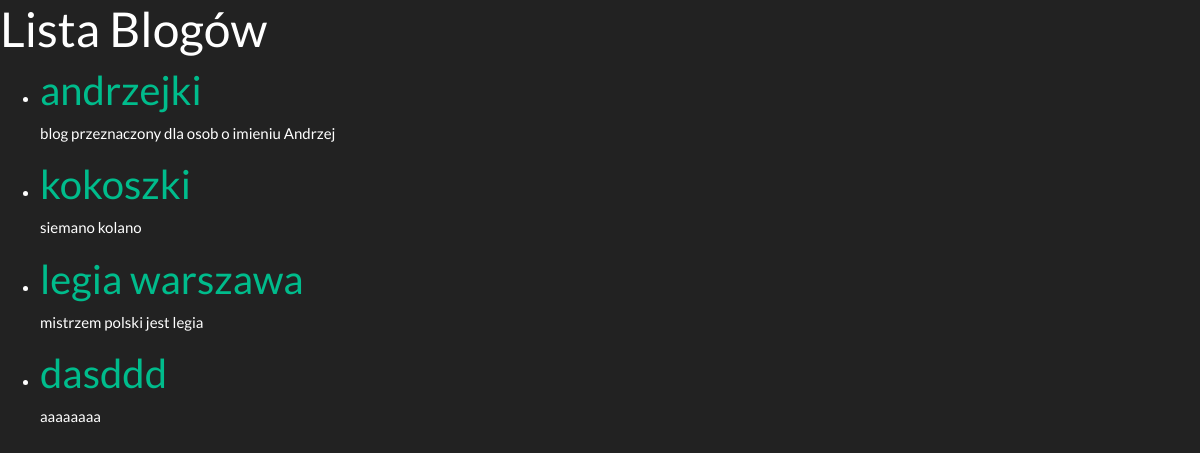
The app's page /blogs/ with its own data.
### mainapp/models.py (models this page shows)
class Blog(models.Model):
    owner = models.ForeignKey(User, on_delete=models.CASCADE)
    date_of_creation = models.DateTimeField(auto_now_add=True)
    title = models.CharField(max_length=255)
    description = models.TextField(max_length=1000)
    is_private = models.BooleanField(default=False)
    password = models.CharField(max_length=128, blank=True, null=True)

### mainapp/views.py (the view)
# urls.py: path('blogs/', views.blogs, name='blogs'),
def blogs(request):
    blogs = Blog.objects.all()
    return render(request, 'blogi.html', {'blogs': blogs})

### mainapp/templates/blogi.html (shortened to what this page needs)
<!DOCTYPE html>
<html lang="en">
<head>
    {% load static %}
    <link rel="stylesheet" href="{% static 'css/base.css' %}">
    <link rel="stylesheet" href="https://cdn.jsdelivr.net/npm/bootswatch@4.5.2/dist/darkly/bootstrap.min.css">
</head>
<body>
    <h1>Lista Blogów</h1>
    <ul>
        {% for blog in blogs %}
            <li>
                <h2><a href="{% url 'blog_details' blog.id %}">{{ blog.title }}</a></h2>
                <p>{{ blog.description }}</p>
            </li>
        {% empty %}
            <li>Brak dostępnych blogów.</li>
        {% endfor %}
    </ul>
</body>
</html>

### records on screen
Blog: title "andrzejki", description "blog przeznaczony dla osob o imieniu Andrzej"
Blog: title "kokoszki", description "siemano kolano"
Blog: title "legia warszawa", description "mistrzem polski jest legia"
Blog: title "dasddd", description "aaaaaaaa"
